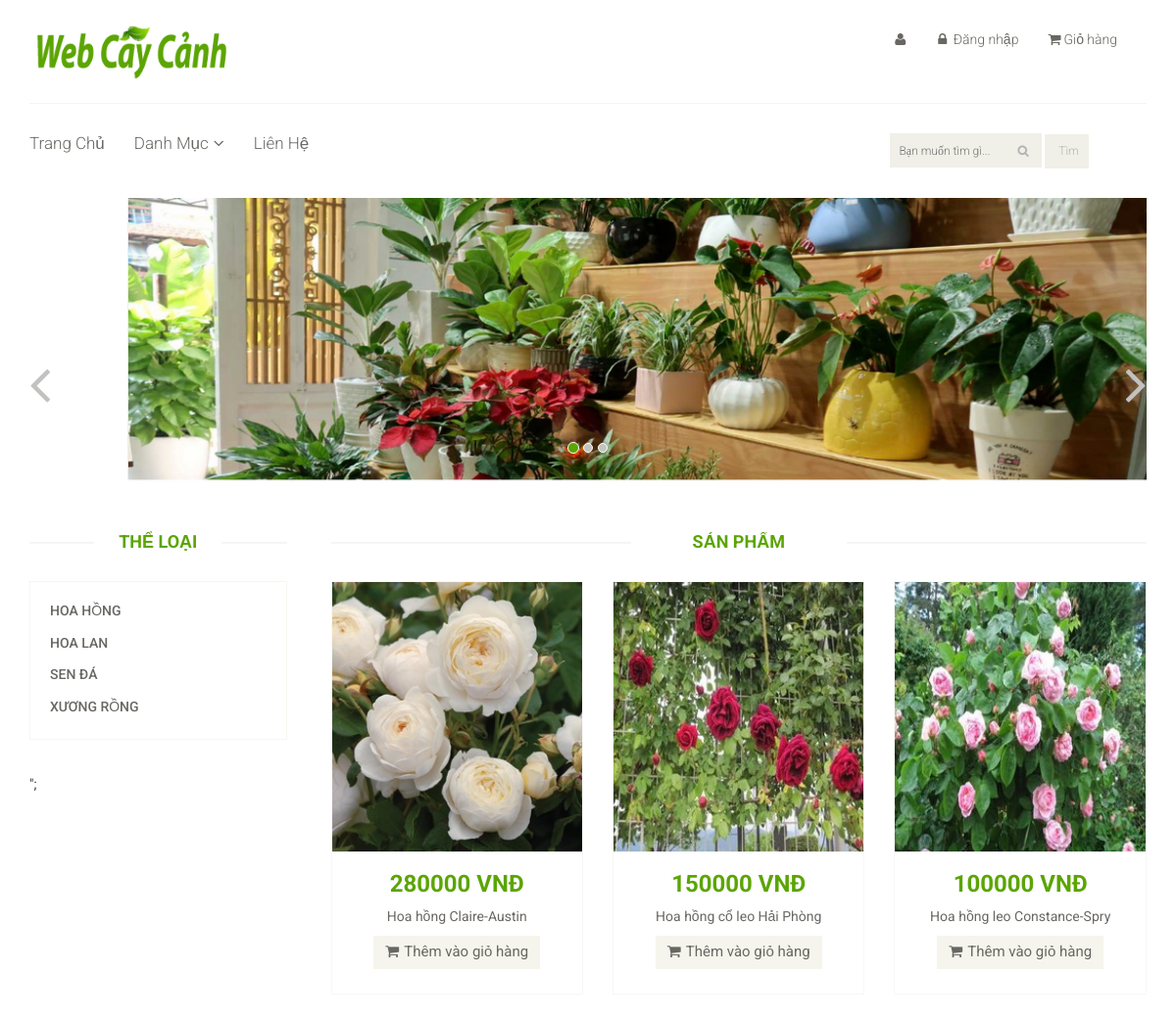
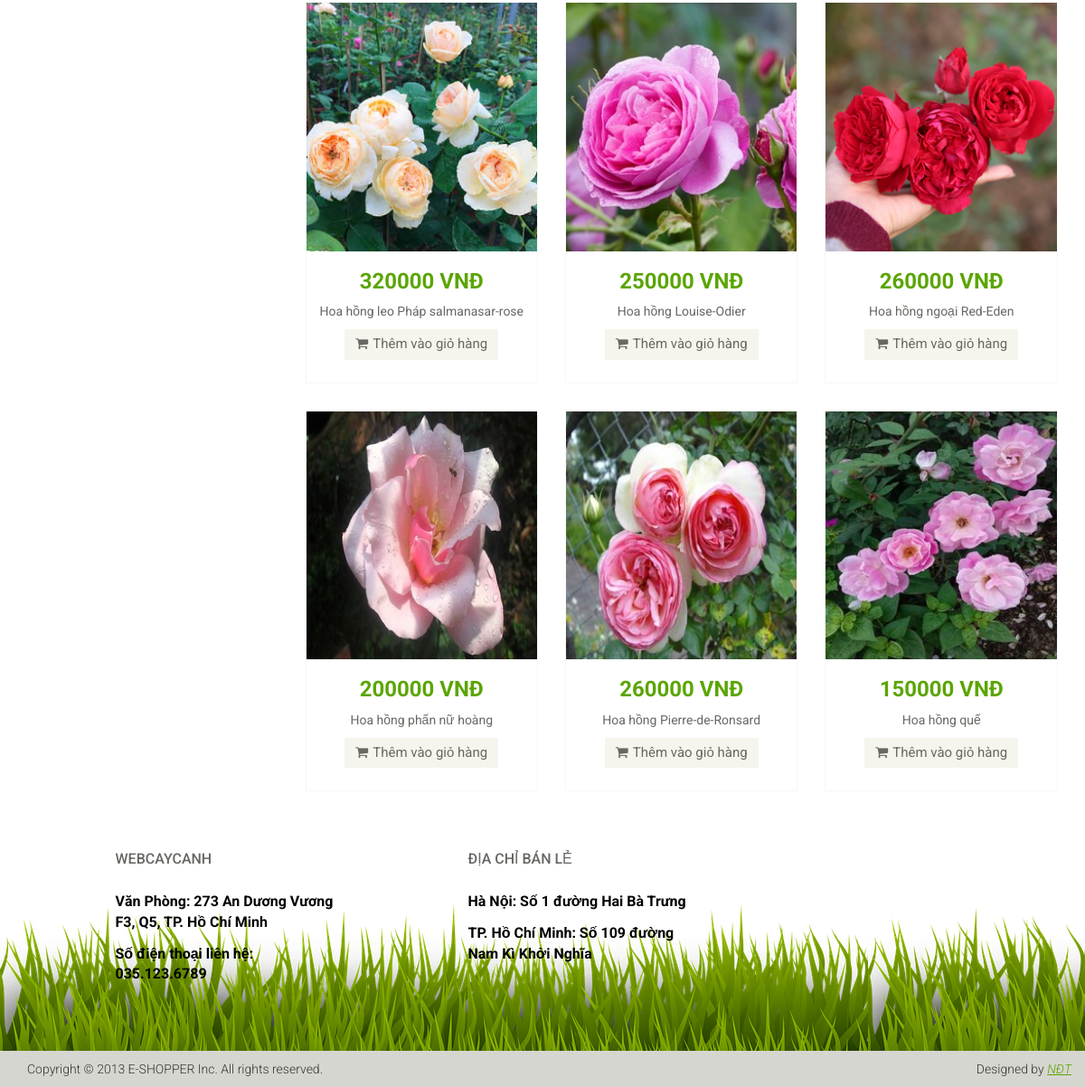
The page / on the database its author committed (2 pictures, top to bottom).
### tables this page shows
CREATE TABLE `loai` (
  `maloai` varchar(50) NOT NULL,
  `tenloai` varchar(50) NOT NULL
);

CREATE TABLE `sanpham` (
  `tensanpham` varchar(50) NOT NULL,
  `dongia` int(50) NOT NULL,
  `maloai` varchar(50) NOT NULL,
  `masanpham` char(50) NOT NULL,
  `chitietsanpham` varchar(255) NOT NULL,
  `anh` varchar(255) NOT NULL
);

### mid.php (the view, shortened to what this page needs)
<section id="slider">
		<div class="container">
			<div class="row">
				<div class="col-sm-12">
					<div id="slider-carousel" class="carousel slide" data-ride="carousel">
						<ol class="carousel-indicators">
							<li data-target="#slider-carousel" data-slide-to="0" class="active"></li>
							<li data-target="#slider-carousel" data-slide-to="1"></li>
							<li data-target="#slider-carousel" data-slide-to="2"></li>
						</ol>
						<div class="carousel-inner">
							<div class="item active">
									<center><img src="images/home/nen1.png" class="girl img-responsive" alt="" /></center>
							</div>
						</div>
						<a href="#slider-carousel" class="left control-carousel hidden-xs" data-slide="prev">
							<i class="fa fa-angle-left"></i>
						</a>
						<a href="#slider-carousel" class="right control-carousel hidden-xs" data-slide="next">
							<i class="fa fa-angle-right"></i>
						</a>
					</div>
				</div>
			</div>
		</div>
	</section>
		<div class="container">
			<div class="row">
				<div class="col-sm-3">
					<div class="left-sidebar">
						<h2>Thể Loại</h2>
						<div class='panel-group category-products' id='accordian'>
								<?php
							  		$conn = mysqli_connect("localhost","root","","webcaycanh");
							  		if($conn)
						   			{
							 			$sql="SELECT * from loai";
							 			$result=mysqli_query($conn,$sql);
							  			while($row=mysqli_fetch_array($result))
								 		{
									 		echo "
											 <div class='panel panel-default'>
										 	<div class='panel-heading'>
											 <h4 class='panel-title'><a href='index.php?product=".$row['maloai']."&page=1'>".$row['tenloai']."</a></h4>
										 	</div>
									 		</div>";
										}
						 			}
								?>
								</div>";
					</div>
				</div>
				<div class="col-sm-9 padding-right">
<div class="features_items">
<h2 class="title text-center">Sản Phẩm</h2>
			 <?php
				 $conn = mysqli_connect("localhost","root","","webcaycanh");
				 if($conn){
					$sql="select * from sanpham limit 9";
					$result=mysqli_query($conn,$sql);
					while($row=(mysqli_fetch_array($result))){
						echo "<div class='col-sm-4'>
						<div class='product-image-wrapper'>
							<div class='single-products'>
								<div class='productinfo text-center'>";
						echo "<a href='index.php?product-details=".$row['masanpham']."'>";
						echo "<img src='./images/product/" .$row['anh']."'>";
						echo "<h2>" .$row['dongia']." VNĐ</h2>";
						echo "<p>".$row['tensanpham']."</p>";
						echo "<a href='index.php?addproduct=".$row['masanpham']." ' class='btn btn-default add-to-cart'><i class='fa fa-shopping-cart'></i>Thêm vào giỏ hàng</a>
						</a>";
						echo "</div>
						</div>
						</div>
					</div>";
					 }
				 }
			?>
</div>
	</div>
			</div>
		</div>

### index.php (shortened to what this page needs)
<!DOCTYPE html>
<html lang="en">
<head>
    <link href="css/bootstrap.min.css" rel="stylesheet">
    <link href="css/font-awesome.min.css" rel="stylesheet">
    <link href="css/prettyPhoto.css" rel="stylesheet">
    <link href="css/price-range.css" rel="stylesheet">
    <link href="css/animate.css" rel="stylesheet">
	<link href="css/main.css" rel="stylesheet">
	<link href="css/responsive.css" rel="stylesheet">
</head>
<body>
	<header id="header">
		<div class="header-middle">
			<div class="container">
				<div class="row">
					<div class="col-sm-4">
						<div class="logo pull-left">
							<a href="index.php"><img src="images/home/logo.png" alt="" /></a>
						</div>
					</div>
					<div class="col-sm-8">
						<div class="shop-menu pull-right">
							<ul class="nav navbar-nav">
							 	<li><a href="index.php?account"> <i class="fa fa-user"></i>
								</a></li>
								<li><i></i>
								<?php
       								if (isset($_SESSION['username']) && $_SESSION['username']){
										echo '<a href="logout.php">Đăng xuất</a>';
       								}
									   else{
										echo " <li><a href='index.php?login'><i class='fa fa-lock'></i> Đăng nhập</a></li>";
									   }
       							?>
								</a></li>
							 	<li ><a href="index.php?cart"><i class="fa fa-shopping-cart"></i>Giỏ hàng</a></li>
							</ul>
						</div>
					</div>
				</div>
			</div>
		</div>
		<div class="header-bottom">
			<div class="container">
				<div class="row">
					<div class="col-sm-9">
						<div class="mainmenu pull-left">
							<ul class="nav navbar-nav collapse navbar-collapse">
							<li><a href="index.php" class="active">Trang Chủ</a></li>
							<li class='dropdown'><a>Danh Mục<i class='fa fa-angle-down'></i></a>
                                	</li>
								<li><a href="index.php?contact-us">Liên Hệ</a></li>
							</ul>
						</div>
					</div>
					<div class="col-sm-3">
						<form action="" method="get" name="formsearch">
								<input class="search_box" type="text" name="search" placeholder="Bạn muốn tìm gì..."/>
								<input type="submit" name="btnsearch" value="Tìm"  class="btnsearch" >
						</form>
				</div>
			</div>
		</div>
	</header>
	<?php include("mid.php")	?>
	<footer id="footer">
		<div class="footer-widget">
			<div class="container">
				<div class="row">
					<div class="col-sm-3 col-sm-offset-1">
						<div class="single-widget">
							<h2>WEBCAYCANH</h2>
							<ul class="nav nav-pills nav-stacked">
								<li>Văn Phòng: 273 An Dương Vương F3, Q5, TP. Hồ Chí Minh</li>
								<li>Số điện thoại liên hệ: 035.123.6789</li>
							</ul>
						</div>
					</div>
					<div class="col-sm-3 col-sm-offset-1">
						<div class="single-widget">
							<h2>Địa chỉ bán lẻ</h2>
							<ul class="nav nav-pills nav-stacked">
								<li>Hà Nội: Số 1 đường Hai Bà Trưng</li>
								<li>TP. Hồ Chí Minh: Số 109 đường Nam Kì Khởi Nghĩa</li>
							</ul>
						</div>
					</div>
				</div>
			</div>
		</div>
		<div class="footer-bottom">
			<div class="container">
				<div class="row">
					<p class="pull-left">Copyright © 2013 E-SHOPPER Inc. All rights reserved.</p>
					<p class="pull-right">Designed by <span><a target="_blank" href="">NĐT</a></span></p>
				</div>
			</div>
		</div>
	</footer>
</body>
</html>

### rows shown on the page
loai: tenloai "HOA HỒNG"
loai: tenloai "HOA LAN"
loai: tenloai "SEN ĐÁ"
loai: tenloai "XƯƠNG RỒNG"
sanpham: anh (picture), dongia "280000", tensanpham "Hoa hồng Claire-Austin"
sanpham: anh (picture), dongia "150000", tensanpham "Hoa hồng cổ leo Hải Phòng"
sanpham: anh (picture), dongia "100000", tensanpham "Hoa hồng leo Constance-Spry"
sanpham: anh (picture), dongia "320000", tensanpham "Hoa hồng leo Pháp salmanasar-rose"
sanpham: anh (picture), dongia "250000", tensanpham "Hoa hồng Louise-Odier"
sanpham: anh (picture), dongia "260000", tensanpham "Hoa hồng ngoại Red-Eden"
sanpham: anh (picture), dongia "200000", tensanpham "Hoa hồng phấn nữ hoàng"
sanpham: anh (picture), dongia "260000", tensanpham "Hoa hồng Pierre-de-Ronsard"
sanpham: anh (picture), dongia "150000", tensanpham "Hoa hồng quế"
